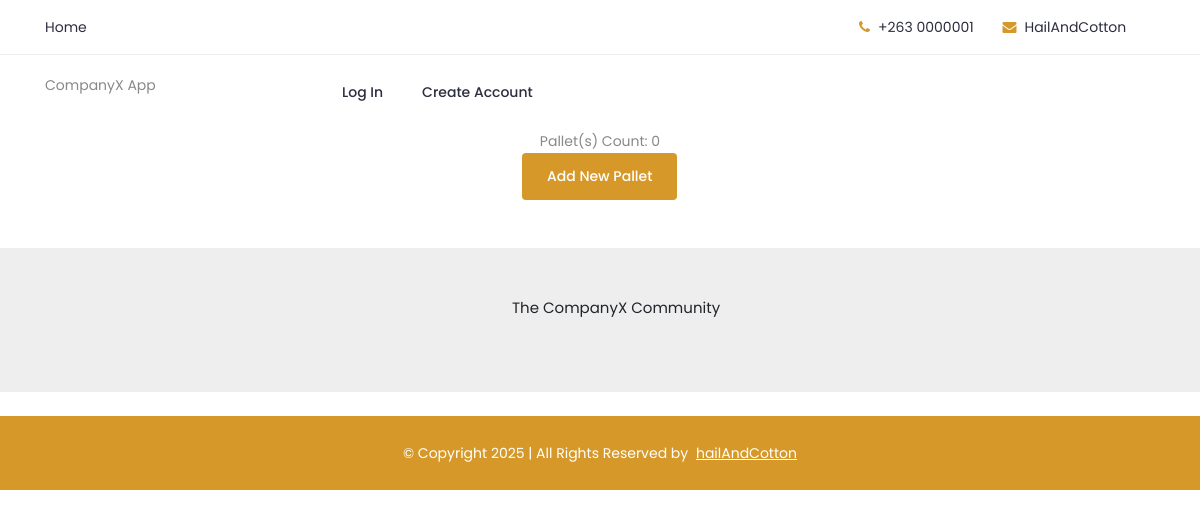
/packaging/list-pallet/, run on an earlier commit of the app's database.
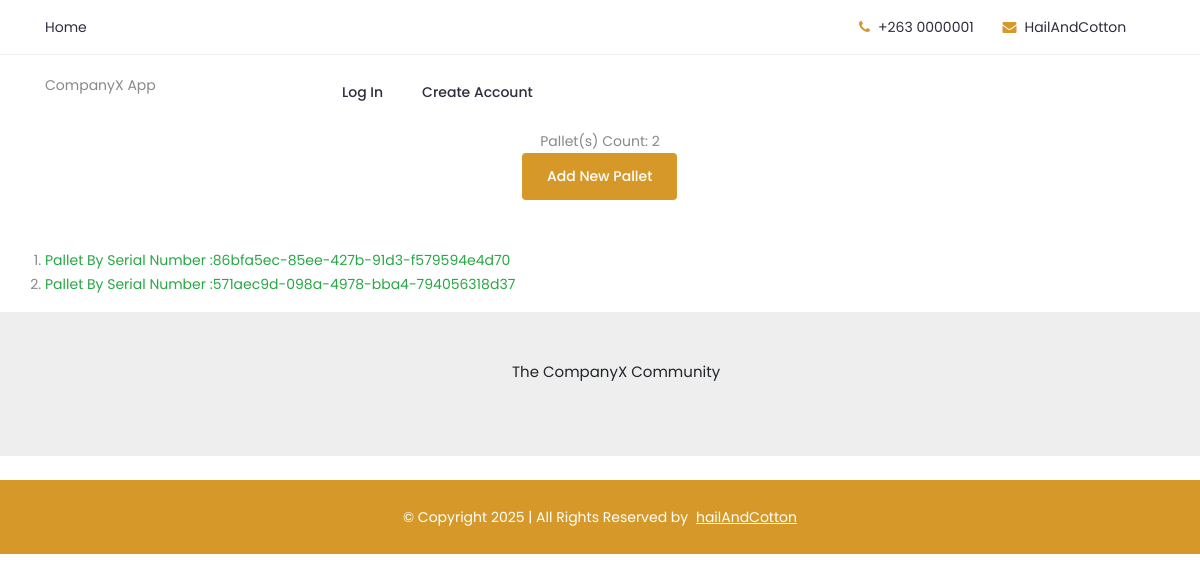
And on a later commit of the database.
### packaging/models.py (models this page shows, shortened)
class Pallet(models.Model):
    serial_number = models.CharField(max_length=100)
    capacity_limit_number = models.PositiveIntegerField(default=0)
    current_available_capacity = models.PositiveIntegerField(default=0)
    rack = models.ForeignKey('Rack',related_name='rel_pallet', on_delete=models.CASCADE)

### packaging/views/pallet_view.py (the view)
# urls.py: path('list-pallet/', PalletListView.as_view(), name='pallet_list'),
class PalletListView(generic.ListView):
    template_name = 'packaging/pallet_list.html'
    context_object_name = 'pallets'
    def get_queryset(self):
        pallet = Pallet.objects.all()
        return pallet

### packaging/templates/packaging/pallet_list.html
{%  extends 'base.html' %}
{%  block content %}
<div class="container text-center">
    Pallet(s) Count: {{ pallets.count }}
    <br/>
    <a class="btn btn-sm text-white" href="{% url 'packaging-service:pallet_create' %}">Add New  Pallet</a>
</div>
<div class="container mt-5">
    <ol>
        {% for pallet in pallets %}
                <li>
                    <a class="text-success" href="{% url 'packaging-service:pallet_detail' pallet.pk %}">Pallet By Serial Number :{{ pallet.serial_number }}</a>
                </li>
        {%  endfor %}
    </ol>
</div>
{%  endblock %}

### templates/base.html (shortened to what this page needs)
<!DOCTYPE html>
{%  load static %}
<html lang="en">
<head>
		<link rel="stylesheet" href="{% static 'css/bootstrap.min.css' %}">
		<link rel="stylesheet" href="{% static 'css/nice-select.css' %}">
        <link rel="stylesheet" href="{% static 'css/font-awesome.min.css' %}">
        <link rel="stylesheet" href="{% static 'css/icofont.css' %}">
		<link rel="stylesheet" href="{% static 'css/slicknav.min.css' %}">
		<link rel="stylesheet" href="{% static 'css/datepicker.css' %}">
        <link rel="stylesheet" href="{% static 'css/animate.min.css' %}">
        <link rel="stylesheet" href="{% static 'css/magnific-popup.css' %}">
        <link rel="stylesheet" href="{% static 'css/normalize.css' %}">
        <link rel="stylesheet" href="{% static 'css/style.css' %}">
        <link rel="stylesheet" href="{% static 'css/responsive.css' %}">
</head>
<body>
	<header class="header" >
    {% block top_bar %}
         {%  include 'topbar.html' %}
    {% endblock %}
    {% block nav %}
        {%  include 'navbar.html' %}
    {% endblock %}
    </header>
{% block content %}
{%  endblock %}
{% block footer %}
    <footer id="footer" class="footer ">
    <pre class="text-center">
        The CompanyX Community
    </pre>
        <div class="copyright">
            <div class="container">
                <div class="row">
                    <div class="col-lg-12 col-md-12 col-12">
                        <div class="copyright-content">
                            <p>© Copyright 2025  |  All Rights Reserved by <a href="https://hailcotton.com/" target="_blank">hailAndCotton</a> </p>
                        </div>
                    </div>
                </div>
            </div>
        </div>
    </footer>
{% endblock %}
</body>
</html>

### templates/topbar.html (shortened to what this page needs)
	<div class="topbar">
		<div class="container">
			<div class="row">
				<div class="col-lg-6 col-md-5 col-12">
					<ul class="top-link">
						<li><a href="{% url 'landing_page' %}">Home</a></li>
					</ul>
				</div>
				<div class="col-lg-6 col-md-7 col-12">
					<ul class="top-contact">
						<li><i class="fa fa-phone"></i>+263 0000001</li>
						<li><i class="fa fa-envelope"></i><a href="https://hailcotton.com">HailAndCotton</a></li>
					</ul>
				</div>
			</div>
		</div>
	</div>

### templates/navbar.html (shortened to what this page needs)
<div class="header-inner">
	<div class="container">
		<div class="inner">
			<div class="row">
				<div class="col-lg-3 col-md-3 col-12">
					<div class="logo">
						<a href="{% url 'landing_page' %}">CompanyX App</a>
					</div>
				</div>
				<div class="col-lg-7 col-md-9 col-12">
					<div class="main-menu">
						<nav class="navigation">
							<ul class="nav menu">
								{% if request.user.is_authenticated %}
									<li><a href="{%  url 'password_change' %}">Change Password</a></li>
								{%  else %}
									<li><a href="{%  url 'login' %}">Log In</a></li>
									<li><a href="{% url 'user:signup' %}">Create Account</a></li>
								{%  endif %}
							</ul>
						</nav>
					</div>
				</div>
			</div>
		</div>
	</div>
</div>

### static/css/style.css (style rules this page uses)
body { font-family: 'Poppins', sans-serif; font-weight: 400; font-size:14px; color:#888; }
.header { background-color:#fff; position:relative; }
.header .topbar { background-color:#fff; border-bottom:1px solid #eee; }
.header .topbar { padding:15px 0; }
.header .top-link { float:left; }
.header .top-link li { display:inline-block; margin-right:15px; }
.header .top-link li:last-child { margin-right:0px; }
.header .top-link li a { color:#2C2D3F; font-size:14px; font-weight:400; }
.header .top-contact { float:right; }
.header .top-contact li { display:inline-block; margin-right:25px; color:#2C2D3F; }
.header .top-contact li a { font-size:14px; }
.header .top-contact li i { color:#d69929; margin-right:8px; }
.header .header-inner { background:#fff; z-index:999; width:100%; }
.header .logo { float: left; margin-top: 18px; }
.header .nav li { margin-right: 15px; float: left; position:relative; }
.header .nav li:last-child { margin:0; }
.header .nav li a { color: #2C2D3F; font-size: 14px; font-weight: 500; text-transform: capitalize; padding: 25px 12px; position: relative; display: inline-block; position:relative; }
.header .nav li a::before { position: absolute; content: ""; left: 0; bottom: 0; height: 3px; width:0%; background: #d69929; border-radius: 5px 5px 0 0; opacity:0; visibility:hidden; -webkit-transition:all 0.4s ease; -moz-transition:all 0.4s ease; transition:all 0.4s ease; }
.footer { position:relative; }
.footer .copyright { background:#d69929; padding:25px 0px 25px 0px; text-align:center; }
.footer .copyright .copyright-content p { color:#fff; }
.footer .copyright .copyright-content p a { color:#fff; font-weight:400; text-decoration:underline; display:inline-block; margin-left:4px; }

What changed in the data, as far as the page shows it:
added Pallet: serial_number "86bfa5ec-85ee-427b-91d3-f579594e4d70"
added Pallet: serial_number "571aec9d-098a-4978-bba4-794056318d37"
Also different on the page:
{{ pallets.count }}: "0" → "2"
